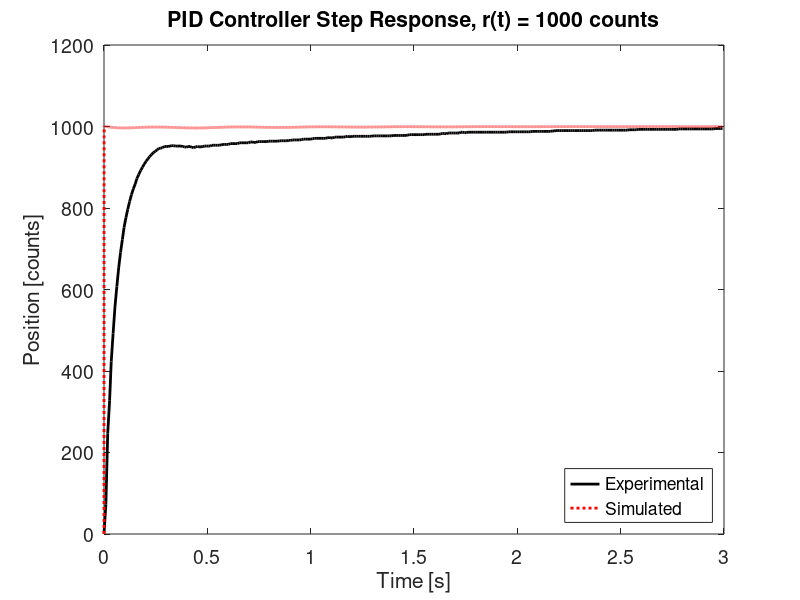

Reproduce this figure in MATLAB.
clear all; clc; close all;

kp = 0.5; kd = 0.03; ki = 0.5;

m1 = 5.016e-06; m2 = 5.405e-06;
d1 = 4.646e-05; d2 = 1.344e-05;
k1 = 0.001759; k2 = 0.001333;

b2 = m2; b1 = d2; b0 = k2;
a4 = m1*m2; a3 = m1*d2 + m2*d1;
a2 = k2*m1 + (k1+k2)*m2 + d1*d2;
a1 = (k1+k2)*d2 + k2*d1; a0 = k1*k2;

% G1 = tf(1,[m2 d2 k2]);
% G2 = tf(1,[m1 d1 k1+k2]);

data = load('Data/Closed_Loop/closed_loop_pid.mat').data;
ref = data(1,3);
final_index = find(data(:,3) == ref,1,'last');
data = data(1:final_index,:);
t = data(:,2);
y = data(:,4);
plot(t,y,'k-','LineWidth',2); hold on;

G3 = tf([b2 b1 b0],[a4 a3 a2 a1 a0]);
D = tf([kd kp ki],[1 0]);
D = D * 1;
T = (D*G3)/(1+G3*D);
[y_step, t_step] = step(ref*T,t(end));
plot(t_step,y_step,'r:','LineWidth',2);

title('PID Controller Step Response, r(t) = 1000 counts');
xlabel('Time [s]'); ylabel('Position [counts]');
legend('Experimental','Simulated','Location','southeast');
set(gca,'FontSize',14);
